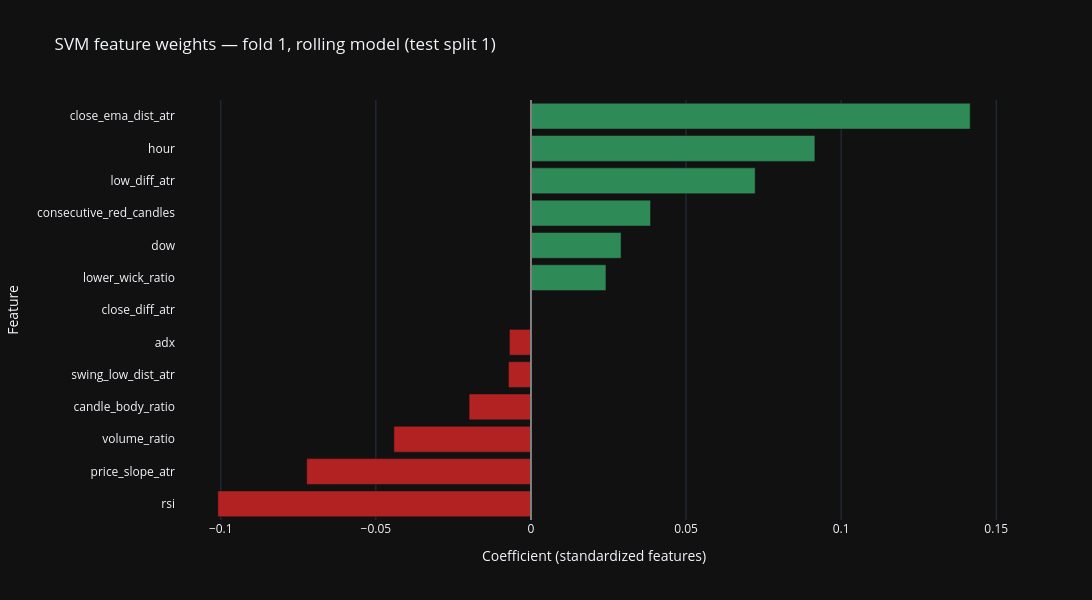

The code cell stored with this chart in its notebook:
### Markdown cell above
**SVM feature weights — fold 1, rolling model (first test split).** Standardized coefficients of
the L1-penalized SVM: a weight of exactly zero means the L1 penalty dropped that feature; the sign
shows whether it pushes the decision toward taking (positive) or skipping (negative) the signal.

### Code cell
coef_series = pd.Series(svm_demo.coef_[0], index=FEATURE_COLS).sort_values()

print("SVM feature weights — fold 1, rolling model (test split 1):")
for feat, w in coef_series.reindex(coef_series.abs().sort_values(ascending=False).index).items():
    print(f"  {feat:<25} {w:+.4f}")

fig = go.Figure(go.Bar(
    x=coef_series.values, y=coef_series.index, orientation="h",
    marker_color=["seagreen" if w > 0 else "firebrick" for w in coef_series.values],
))
fig.add_vline(x=0, line=dict(color="gray", width=2))
fig.update_layout(height=600, width=1700, title="SVM feature weights — fold 1, rolling model (test split 1)",
                   xaxis_title="Coefficient (standardized features)", yaxis_title="Feature")
fig.show()

### Figure 1 — Plotly figure (JSON) as saved in the notebook; plotly's stock layout.template omitted (floating-point values rounded to 4 significant figures)
{"data": [{"marker": {"color": ["firebrick", "firebrick", "firebrick", "firebrick", "firebrick", "firebrick", "firebrick", "seagreen", "seagreen", "seagreen", "seagreen", "seagreen", "seagreen"]}, "orientation": "h", "type": "bar", "x": [-0.101, -0.07231, -0.0442, -0.01995, -0.007273, -0.006955, 0.0, 0.02418, 0.02905, 0.03856, 0.07229, 0.09153, 0.1416], "y": ["rsi", "price_slope_atr", "volume_ratio", "candle_body_ratio", "swing_low_dist_atr", "adx", "close_diff_atr", "lower_wick_ratio", "dow", "consecutive_red_candles", "low_diff_atr", "hour", "close_ema_dist_atr"]}], "layout": {"height": 600, "shapes": [{"line": {"color": "gray", "width": 2}, "type": "line", "x0": 0, "x1": 0, "xref": "x", "y0": 0, "y1": 1, "yref": "y domain"}], "title": {"text": "SVM feature weights — fold 1, rolling model (test split 1)"}, "width": 1700, "xaxis": {"title": {"text": "Coefficient (standardized features)"}}, "yaxis": {"title": {"text": "Feature"}}}}
